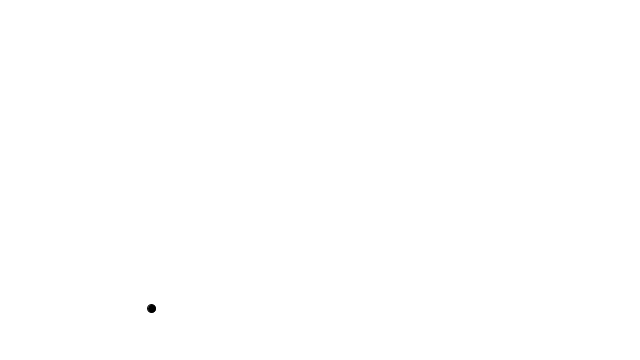
Frame 1 (no input)
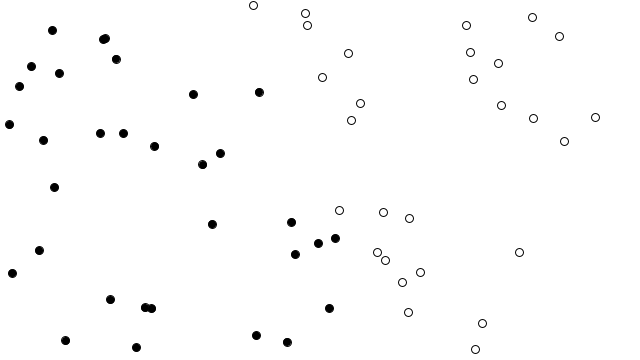
Frame 60 (the mouse pressed at the canvas centre just before this capture)
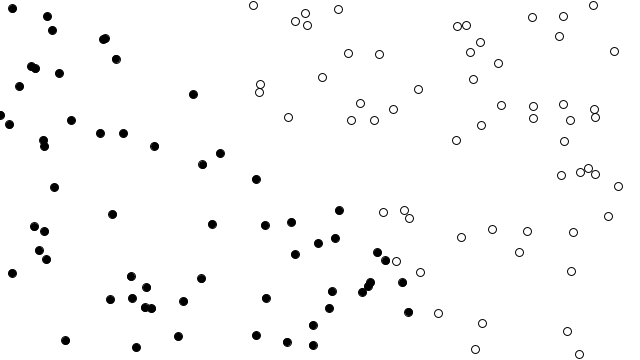
Frame 120 (the mouse held since frame 60 and released just before this capture)

The Processing sketch that drew these frames (run headless with seeded random() and noise(); from frame 60 on, the mouse is pressed at the canvas centre):

// Processing sketch: neural_network
// ── neural_network.pde
/*
A neural network based on Daniel Shiffmans book "Nature of Code".
*/

Perceptron ptron;
Trainer[] training = new Trainer[2000];

int count = 0;

float f(float x){
  return 2*x+1;
}

void setup(){
  size(640, 360);
  ptron = new Perceptron(3);

  for (int i = 0; i < training.length; i++){
    float x = random(-width/2, width/2);
    float y = random(-height/2, height/2);
    int answer = 1;
    if (y<f(x)) answer = -1;
    training[i] = new Trainer(x, y, answer);
  }
}

void draw(){
  background(255);
  translate(width/2, height/2);

  ptron.train(training[count].inputs, training[count].answer);
  if (count < training.length-1) count+= 1;

  for (int i = 0; i < count; i++){
    stroke(0);
    int guess = ptron.feedForward(training[i].inputs);

    if (guess < 0 ) noFill();
    else fill(0);
    ellipse(training[i].inputs[0], training[i].inputs[1], 8, 8);
  }
}
// ── Perceptron.pde
class Perceptron{
	float [] weights;
	float c = 0.01;

	Perceptron(int n){
		weights = new float[n];
		for (int i = 0; i < weights.length; i++){
			weights[i] = random(-1,1);
		}
	}

	void train(float[] inputs, int desired){
		int guess = feedForward(inputs);
		float error = desired - guess;
		for (int i = 0; i < weights.length; i++){
			// inputs = 2, 3
			// guess = -1
			// desired = 1
			// error = 2
			// 
			weights[i] += c * error * inputs[i];
		}
	}

	int feedForward(float[] inputs) {
		float sum = 0;
		for (int i = 0; i < weights.length; i++){
			sum += inputs[i] * weights[i];
		}
		return activate(sum);
	}

	int activate(float sum){
		if (sum > 0) return 1;
		else return -1;
	}
}
// ── Trainer.pde
class Trainer {
	float inputs[];
	int answer;

	Trainer(float x, float y, int a){
		inputs = new float[3];
		inputs[0] = x;
		inputs[1] = y;
		inputs[2] = 1;
		answer = a;
	}
}
